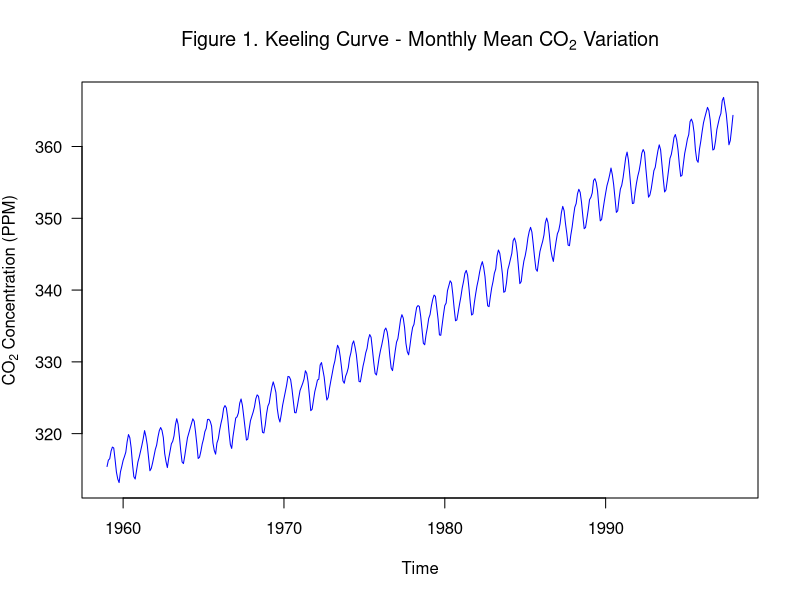
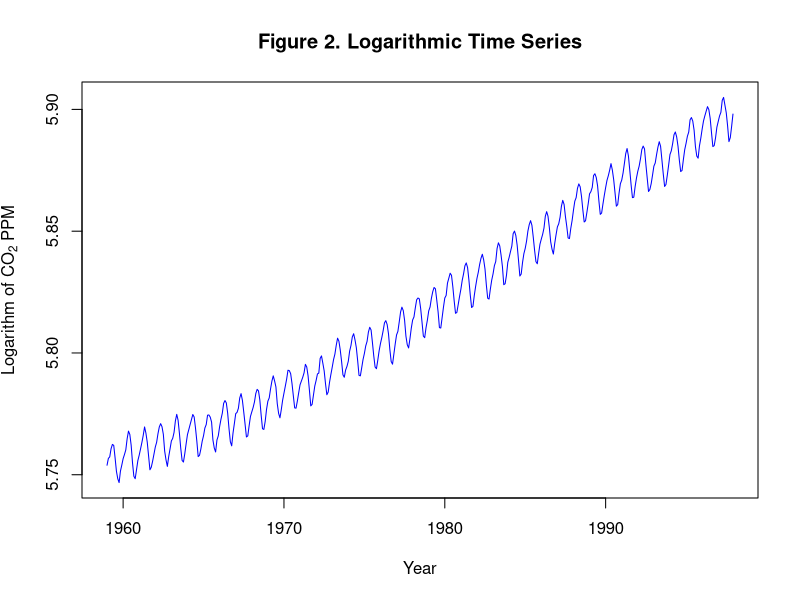
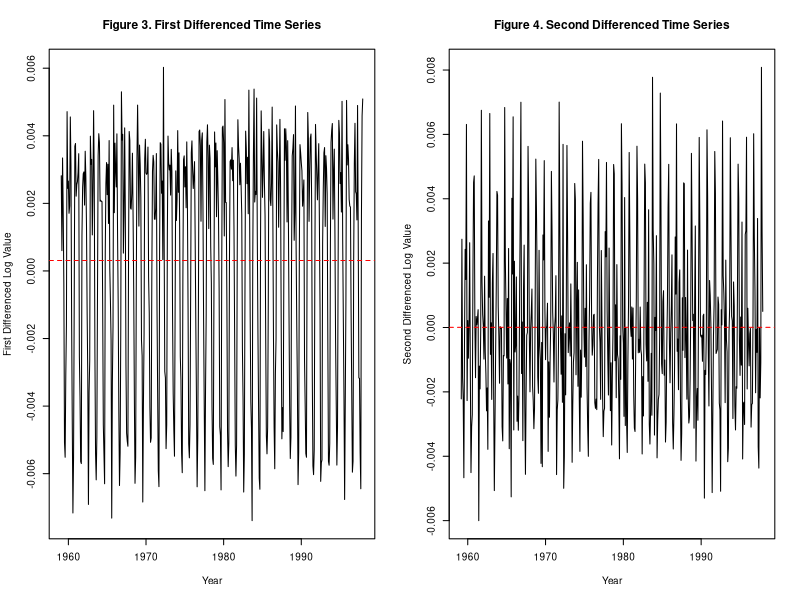
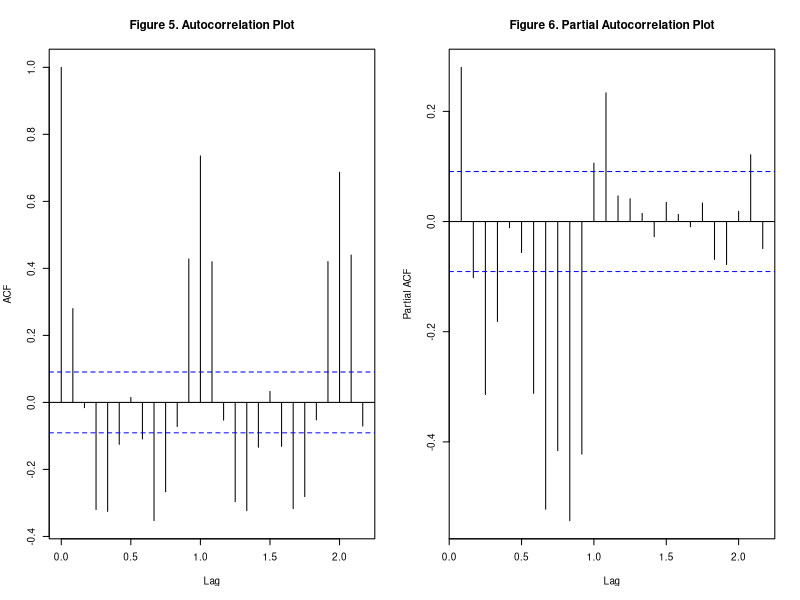
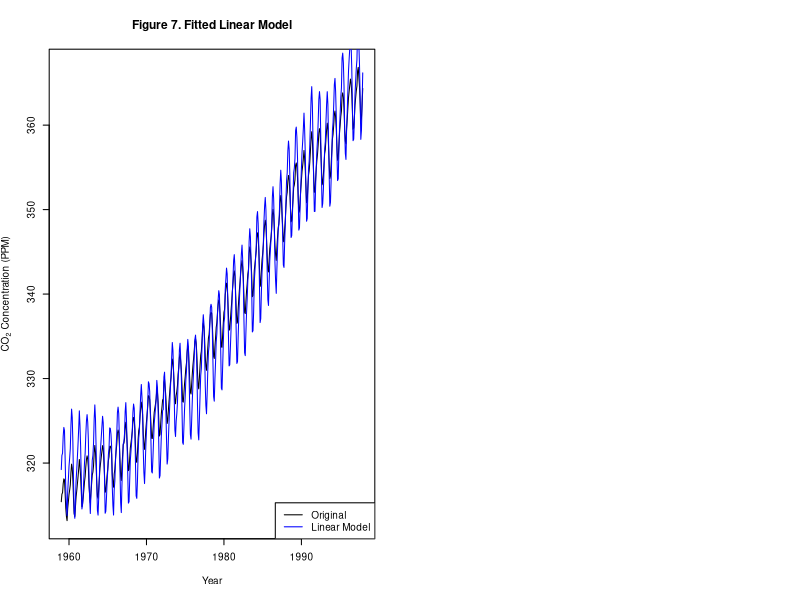
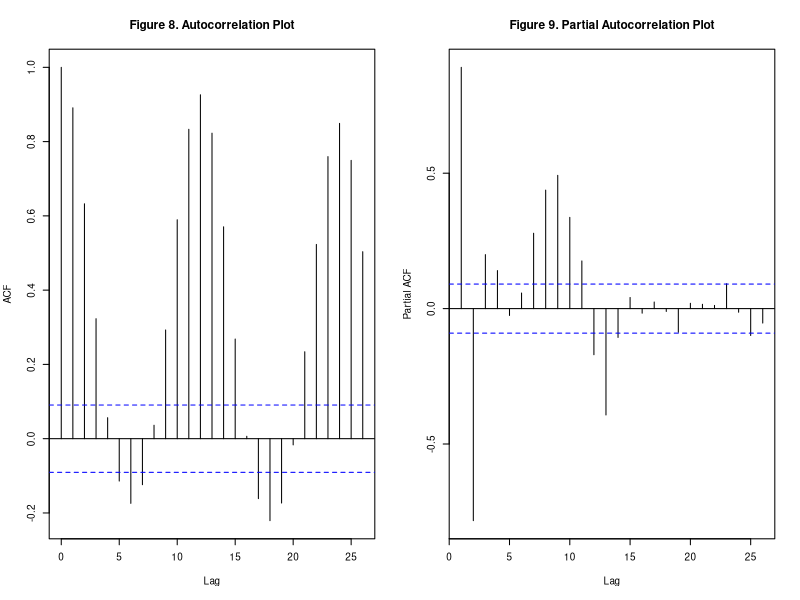
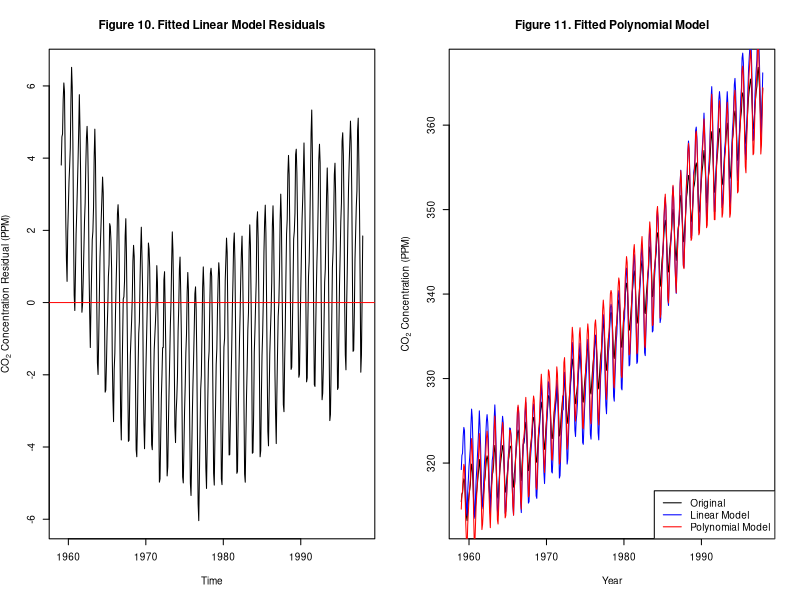
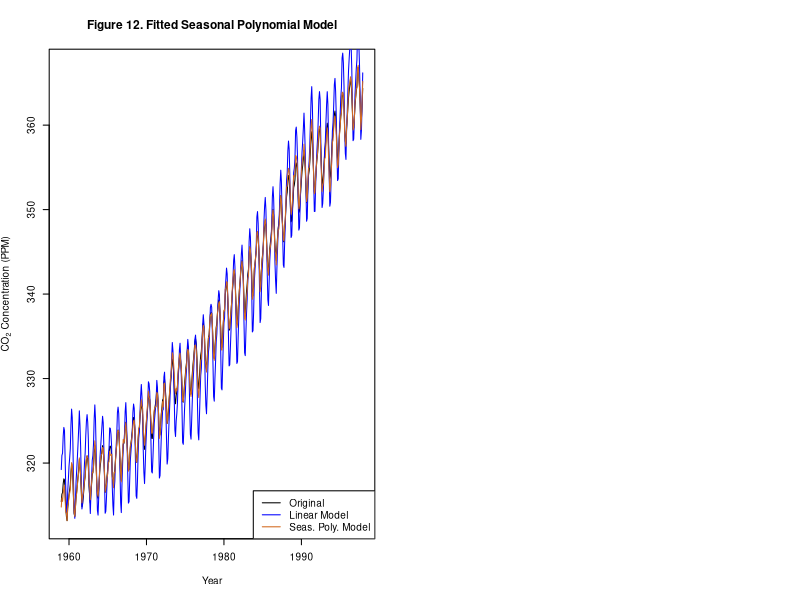

The R script that drew these images, in order: (Note: a time limit stopped this script after it produced the figures.)
## ---- chunk 1
plot(co2, ylab = expression("CO"[2]*" Concentration (PPM)"),
     xlab = expression("Time"),
     col = 'blue', las = 1)
title(main = expression("Figure 1. Keeling Curve - Monthly Mean CO"[2]*" Variation"))
## ---- chunk 2
library(forecast)
library(ggplot2)
library(dplyr)
library(lubridate)
library(zoo)
## ---- chunk 3
d <- log(co2)

plot(d, xlab = "Year", ylab = expression("Logarithm of CO"[2]*" PPM"), col = 'blue',
     main = "Figure 2. Logarithmic Time Series", type = "l")
## ---- chunk 4
d1 <- diff(d)
d2 <- diff(d1)

par(mfrow = c(1, 2), cex = 0.6)
plot(d1, xlab = "Year", ylab = "First Differenced Log Value",
     main = "Figure 3. First Differenced Time Series", type = "l")
abline(h = mean(d1), lty = 2, col = "red")
plot(d2, xlab = "Year", ylab = "Second Differenced Log Value",
     main = "Figure 4. Second Differenced Time Series", type = "l")
abline(h = mean(d2), lty = 2, col = "red")
## ---- chunk 5
par(mfrow = c(1, 2), cex = 0.6)
plot(acf(d2, plot = FALSE), main = "")
title("Figure 5. Autocorrelation Plot")
plot(pacf(d2, plot = FALSE), main = "")
title("Figure 6. Partial Autocorrelation Plot")
## ---- chunk 6
Time <- time(co2)
linear_model <- lm(co2 ~ Time)

plot(co2, xlab = "Year", ylab = expression("CO"[2]*" Concentration (PPM)"), main = "Figure 7. Fitted Linear Model",
     type = "l")
lines(co2 + linear_model$resid, col = "blue") 
legend('bottomright', legend=c("Original", "Linear Model"), col=c("black","blue"),
       lty=1)
## ---- chunk 7
par(mfrow = c(1, 2), cex = 0.6)
plot(acf(linear_model$residuals, plot = FALSE), main = "")
title("Figure 8. Autocorrelation Plot")
plot(pacf(linear_model$residuals, plot = FALSE), main = "")
title("Figure 9. Partial Autocorrelation Plot")
## ---- chunk 8
plot(linear_model$residuals, 
     xlab = "Time", ylab = expression("CO"[2]*" Concentration Residual (PPM)"), xaxt = "n",
     main = "Figure 10. Fitted Linear Model Residuals", type = "l")
axis(1, at=c(12,132,252,372), labels=c(1960, 1970, 1980, 1990))
abline(h = mean(linear_model$resid), col = "red")
## ---- chunk 9
poly_model <- lm(co2 ~ Time + I(Time^2) + I(Time^3))

plot(co2, xlab = "Year", ylab = expression("CO"[2]*" Concentration (PPM)"), main = "Figure 11. Fitted Polynomial Model",
     type = "l")
lines(co2 + linear_model$resid, col = "blue", cex = 0.6)
lines(co2 + poly_model$resid, col = "red", cex = 0.6)
legend('bottomright', 
       legend = c("Original", "Linear Model", "Polynomial Model"),
       col=c("black","blue","red"), lty=1)
## ---- chunk 10
poly_dummy_model <- tslm(formula = co2 ~ 0 + trend + I(trend^2) + 
                           I(trend^3) + season)

plot(co2, xlab = "Year", ylab = expression("CO"[2]*" Concentration (PPM)"), 
     main = "Figure 12. Fitted Seasonal Polynomial Model", type = "l")
lines(co2 + linear_model$resid, col = "blue", cex = 0.6)
lines(co2 + poly_dummy_model$resid, col = "chocolate", cex = 0.6)
legend('bottomright', 
       legend = c("Original", "Linear Model", "Seas. Poly. Model"),
       col=c("black","blue","chocolate"), lty=1)
## ---- chunk 11
par(mfrow = c(1, 2), cex = 0.6)
plot(acf(poly_dummy_model$residuals, plot = FALSE), main = "")
title("Figure 13. Autocorrelation Plot")
plot(pacf(poly_dummy_model$residuals, plot = FALSE), main = "")
title("Figure 14. Partial Autocorrelation Plot")
## ---- chunk 12
plot(poly_dummy_model$residuals, 
     xlab = "Time", ylab = expression("CO"[2]*" Concentration  Residual(PPM)"), 
     xaxt = "n",
     main = "Figure 15. Seasonal Polynomial Model Residuals", type = "l")
axis(1, at=c(12,132,252,372), labels=c(1960, 1970, 1980, 1990))
abline(h = mean(poly_dummy_model$resid), col = "red")
## ---- chunk 13
# make predictions 20 years from end of time series
predictions1 <- forecast(poly_dummy_model, h = 240)
pred.ts <- ts(predictions1$mean, start=c(1998,1), frequency=12)
ci.df <- data.frame(avg=predictions1$mean, upr=predictions1$upper[,2],
                    lwr=predictions1$lower[,2])

ggplot() +
  geom_line(data = co2, aes(x = time(co2), y = co2, 
                          colour = "Original Values")) +
  geom_line(data=pred.ts, aes(x=time(pred.ts), y=pred.ts, 
                              colour="Forecasted Values")) +
  geom_line(aes(x = 1959+(1:(39*12))/12, 
                         y = co2 + poly_dummy_model$residuals, 
                colour="Fitted Values")) +
  geom_ribbon(data=ci.df, aes(x=time(pred.ts),
                              ymin=lwr, ymax=upr), alpha=0.5) +
  labs(y = expression("CO"[2]*" Concentration (PPM)"), 
       x = "Year", title = "Figure 16. Polynomial Model Forecasts",
       colour = "Time Series") + 
  theme(panel.background = element_blank(),
        axis.line = element_line(colour = "black"),
        legend.key=element_blank(),
        axis.text.x=element_text(colour="black"),
        axis.text.y=element_text(colour="black"))
## ---- chunk 14
d_non_seas <- diff(d2, lag = 12)
d_seas <- d2 - d_non_seas

par(mfrow = c(2, 2), cex = 0.6)
plot(acf(d_non_seas, plot = FALSE), main = "")
title("Figure 17. Non-Seasonal ACF")
plot(pacf(d_non_seas, plot = FALSE), main = "")

title("Figure 18. Non-Seasonal PACF")
plot(acf(d_seas, plot = FALSE), main = "")
title("Figure 19. Seasonal ACF")
plot(pacf(d_seas, plot = FALSE), main = "")
title("Figure 20. Seasonal PACF")
## ---- chunk 15
# placeholders
aic <- 0
arima_model <- NA

for (p in 1:3) { 
  for (q in 0:1) {
    for (d_arima in 1:2) {
      model <- try(arima(d[], order = c(p,d_arima,q),
                     seasonal = list(order = c(p, d_arima, q), period = 12)),
                   silent = TRUE)
      if (length(model) > 1) {
        if (model$aic < aic) {
          d_model <- d_arima
          aic <- model$aic
          arima_model <- model
        }
      }
    }
  }
}

cat("Order of Differencing:", d_model, "\n")

print(arima_model$coef)
## ---- chunk 16
arima_model <- arima(d, order = c(2, 1, 1), 
                     seasonal = list(order = c(2,1,1)))

plot(d, xlab = "Year", ylab = "Value", 
     main = "Figure 21. Fitted SARIMA Model", type = "l")
lines(d + arima_model$resid, col = "red", cex = 0.6)
legend('bottomright', 
       legend = c("Original", "SARIMA Model"),
       col=c("black","red"), lty=1)
## ---- chunk 17
plot(arima_model$residuals, 
     xlab = "Time", ylab = "Value", xaxt = "n",
     main = "Figure 22. SARIMA Model Residuals", type = "l")
axis(1, at=c(12,132,252,372), labels=c(1960, 1970, 1980, 1990))
abline(h = mean(arima_model$resid), col = "red")
## ---- chunk 18
# make predictions 20 years from end of time series
predictions2 <- forecast(arima_model, h = 240)
pred2.ts <- ts(predictions2$mean, start=c(1998,1), frequency=12)
ci.df2 <- data.frame(avg=predictions2$mean, upr=predictions2$upper[,2],
                    lwr=predictions2$lower[,2])

ggplot() +
  geom_line(data=pred2.ts, aes(x=time(pred2.ts), y=pred2.ts, 
                              colour="Forecasted Values")) +
  geom_line(aes(x = 1959+(1:(39*12))/12, 
                         y = d + arima_model$residuals, 
                colour="Fitted Values")) +
  geom_ribbon(data=ci.df2, aes(x=time(pred2.ts),
                              ymin=lwr, ymax=upr), alpha=0.5) +
  labs(y = "Value", x = "Year", title = "Figure 23. SARIMA Model Forecast") 
## ---- chunk 19
# Read table skipping all the irrelevant text
w <- read.table("co2_weekly_mlo.txt", skip=47)

# Rename columns
colnames(w) <- c("yr", "mon", "day", "decimal", "ppm", 
                 "no.days", "1yr", "10yr", "since.1800")

# Merge 
w <- w %>%
  mutate(date = make_date(yr, mon, day))
## ---- chunk 20
# First drop irrelevant columns
w2 <- w[c('date','ppm')]

subset(w2, w2$ppm==-999.99)
## ---- chunk 21
# recursively replace consecutive series of missing values
for (i in 1:(length(w2[,2])-1)) {
   if (w2[,2][i+1]==-999.99) {w2[,2][i+1]<- w2[,2][i]}
 }
## ---- chunk 22
ts1 <- ts(w2$ppm, start=c(1974, 5), frequency=52)

plot(ts1, main="Figure 24. NOAA with Imputed Missing Values",
     ylab=expression("CO2 ppm"), col="darkgreen")
## ---- chunk 23
decomp.ts1 <- decompose(ts1, type="additive")
plot(decomp.ts1$seasonal, 
     main="Figure 26. Seasonal Component of Real Time Series",
     ylab="Deviation")
## ---- chunk 24
ts1.d1 <- diff(ts1)
ts1.d2 <- diff(ts1.d1)

par(mfrow = c(1, 2), cex = 0.6)
plot(ts1.d1, xlab = "Year", ylab = "First Differenced Value",
     main = "Figure 27. First Differenced Real Time Series", type = "l")
abline(h = mean(d1), lty = 2, col = "red")
plot(ts1.d2, xlab = "Year", ylab = "Second Differenced Value",
     main = "Figure 28. Second Differenced Real Time Series", type = "l")
abline(h = mean(d2), lty = 2, col = "red")
## ---- chunk 25
par(mfrow = c(1, 2), cex = 0.6)
plot(acf(ts1.d2, plot = FALSE), main = "")
title("Figure 29. Autocorrelation Plot")
plot(pacf(ts1.d2, plot = FALSE), main = "")
title("Figure 30. Partial Autocorrelation Plot")
## ---- chunk 26
fmt <- "%Y-%m-%d"
w3 <- aggregate(w2["ppm"], list(Date = as.yearmon(w2$date, fmt)), mean)
ts2 <- ts(subset(w3, w3$Date >= "Jan 1997")$ppm, start=c(1997,1), frequency=12)

plot(ts2, main="Figure 31. Aggregated (Monthly) Time Series From 1997", 
     ylab=expression("CO2 ppm"), col="darkgreen")
## ---- chunk 27
ts3 <- ts(subset(w3, w3$Date >= "Jan 1998" & w3$Date <= "Dec 2017")$ppm, 
          start=c(1998,1), frequency=12)
p.ts <- ts(exp(predictions1$mean), start=c(1998,1), frequency=12)
p.ts2 <- ts(exp(predictions2$mean), start=c(1998,1), frequency=12)
months <- as.Date(subset(w3$Date, w3$Date >= "Jan 1998" & 
                           w3$Date <= "Dec 2017"))

ggplot() +
  geom_line(data=ts3, aes(x=months, y=ts3, color="Actual")) +
  geom_line(data=p.ts, aes(x=months, y=p.ts, color="Polynomial")) + 
  geom_line(data=p.ts2, aes(x=months, y=p.ts2, color="SARIMA")) + 
  ggtitle("Figure 32. Predicted (Polynomial & SARIMA) vs. Actual CO2 Values") +
  labs(x="Date", y="CO2 (ppm)")
## ---- chunk 28
poly.acc <- accuracy(p.ts, ts3)
sarima.acc <- accuracy(p.ts2, ts3)
poly.acc
sarima.acc
## ---- chunk 29
train <- subset(w3, w3$Date <= "Jun 2019")
test <- subset(w3, w3$Date > "Jun 2019")

train.ts <- ts(train$ppm, start=c(1974, 5), frequency=12)
test.ts <- ts(test$ppm, start=c(2019, 6), frequency=12)
## ---- chunk 30
d_non_seas <- diff(train.ts, lag = 12)
d_seas <- train.ts - d_non_seas

par(mfrow = c(2, 2), cex = 0.6)
plot(acf(d_non_seas, plot = FALSE), main = "")
title("Figure 33. Non-Seasonal ACF")
plot(pacf(d_non_seas, plot = FALSE), main = "")
title("Figure 34. Non-Seasonal PACF")
plot(acf(d_seas, plot = FALSE), main = "")
title("Figure 35. Seasonal ACF")
plot(pacf(d_seas, plot = FALSE), main = "")
title("Figure 36. Seasonal PACF")
## ---- chunk 31
params <- list()
aics <- list()

for (p in 0:2) { 
  for (q in 0:2) {
    for (d in 1:2) {
      for (P in 0:2) {
        for (Q in 0:2) {
          for (D in 1:2) {
            model <- try(arima(train.ts, order=c(p,q,d), 
                               seasonal=list(order=c(P,D,Q), 
                                             period=12), method="ML"), 
                         silent=T)
            params <- append(params, paste(p,d,q,P,D,Q))
            default <- NULL
            aic <- try(default <- model$aic, silent=T)
            aics <- append(aics, aic)
              }
            }
          }
        }
      }
    }
 
## ---- chunk 32
aics2 <- as.numeric(unlist(aics))
min <- ifelse(!all(is.na(aics2)), min(aics2, na.rm=T), NA)
index <- which(aics2==min)
## ---- chunk 33
f.md <- arima(train.ts, order=c(1,1,1), seasonal=list(order=c(0,1,1), period=12))

plot(train.ts, xlab = "Year", ylab = "Value", 
     main = "Figure 37. Fitted Best Performing SARIMA Model", type = "l")
lines(train.ts + f.md$resid, col = "orange", cex = 0.5)
legend('bottomright', 
       legend = c("Original", "SARIMA Model"),
       col=c("black","orange"), lty=1)
## ---- chunk 34
par(mfrow = c(1, 2), cex = 0.6)
plot(f.md$residuals, 
     xlab = "Time", ylab = "Value", xaxt = "n",
     main = "Figure 38. Best Performing SARIMA Model Residuals", type = "l")
axis(1, at=c(12,132,252,372), labels=c(1960, 1970, 1980, 1990))
abline(h = mean(f.md$resid), col = "red")
plot(hist(f.md$residuals, plot = FALSE), xlab = "Residual Value",
     main="Figure 39. Histogram of Residuals")
## ---- chunk 35
fitteds <- train.ts + f.md$residuals
isa <- accuracy(fitteds, train.ts)
isa
## ---- chunk 36
f1 <- forecast(f.md, h=24)
f.ts <- ts(f1$mean, start=c(2019,7), frequency=12)

autoplot(f1) +
  ggtitle("Figure 40. Forecasts from Best Fitting ARIMA Model") +
  labs(y="CO2 (ppm)", x="Date")

ggplot() +
  geom_line(data=test.ts, aes(x=time(test.ts), y=test.ts, color="Actual")) +
  geom_line(data=f.ts, aes(x=time(test.ts), y=f.ts, color="SARIMA")) + 
  labs(x="Date", y="CO2 (ppm)") + 
  ggtitle("Figure 41. Comparison of Predicted Vs. Actual Values")
## ---- chunk 37
accf1 <- accuracy(f.ts, test.ts)
accf1
## ---- chunk 38
f2 <- forecast(f.md, h=967)
f2df <- data.frame(f2)

autoplot(f2) +
  geom_hline(yintercept = 450, linetype="dotted", color='red') +
  ggtitle("Figure 42. SARIMA 967 Month Forecast") +
  labs(x="Time", y="CO2 (ppm)")
